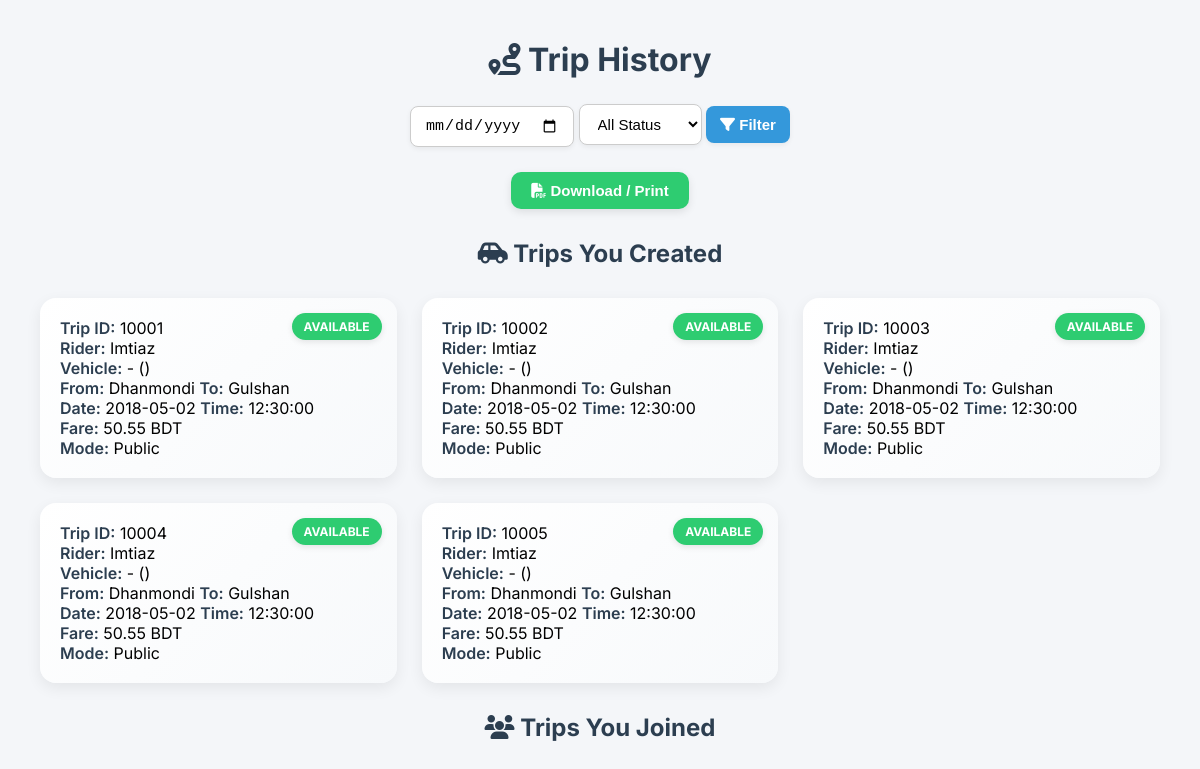
/backend/trip_history.php (signed in), run on the app's committed database.
### tables this page shows
CREATE TABLE Trips (
    Trip_ID INT PRIMARY KEY AUTO_INCREMENT,
    Student_ID VARCHAR(20),
    where_loc VARCHAR(50),
    Capacity INT,
    Time TIME,
    Date DATE,
    Fare DECIMAL(5,2),
    Meet_up_location VARCHAR(100),
    Mode_of_Commute VARCHAR(30),
    trip_status VARCHAR(30),
    to_loc VARCHAR(50),
    Used_capacity INT,
    FOREIGN KEY (Student_ID) REFERENCES User(Student_ID) ON DELETE SET NULL,
    FOREIGN KEY (where_loc) REFERENCES Locations(area_locations) ON DELETE SET NULL,
    FOREIGN KEY (to_loc) REFERENCES Locations(area_locations) ON DELETE SET NULL
)AUTO_INCREMENT=10001;

CREATE TABLE User (
    Student_ID VARCHAR(20) PRIMARY KEY,
    Name VARCHAR(100) NOT NULL,
    Gsuite_Email VARCHAR(100) UNIQUE NOT NULL,
    Scanned_ID VARCHAR(255),
    Semester VARCHAR(20),
    Department VARCHAR(50),
    Thana VARCHAR(50),
    Phone_Number VARCHAR(15),  
    Password VARCHAR(100) NOT NULL,
    Address VARCHAR(255),      
    Gender VARCHAR(10)        
);

### backend/trip_history.php (the view, shortened to what this page needs)
<?php
include 'db_connection.php';
$loggedInID = $_SESSION["User_ID"];
$dateFilter = $_GET['date'] ?? '';
$filterSQL = "";
$ownTripsQuery = "
    SELECT t.*, u.Name, pv.Vehicle_Type, pv.Model_Name, pv.Vehicle_Number
    FROM Trips t
    LEFT JOIN User u ON t.Student_ID = u.Student_ID
    LEFT JOIN Private_Vehicle pv ON pv.Owner_ID = t.Student_ID
    WHERE t.Student_ID = '$loggedInID' $filterSQL
";
$ownTripsResult = mysqli_query($conn, $ownTripsQuery);
?>
<!DOCTYPE html>
<html lang="en">
<head>
    <link rel="stylesheet" href="trip_history.css">
    <link rel="stylesheet" href="https://cdnjs.cloudflare.com/ajax/libs/font-awesome/6.5.0/css/all.min.css">
</head>
<body>
<h1><i class="fas fa-route"></i> Trip History</h1>
<div class="filters">
    <form method="get">
        <input type="date" name="date" value="<?= htmlspecialchars($dateFilter) ?>">
        <select name="status">
            <option value="">All Status</option>
        </select>
        <button type="submit"><i class="fas fa-filter"></i> Filter</button>
    </form>
</div>
<div class="button-group">
    <button onclick="window.print()" class="print-btn"><i class="fas fa-file-pdf"></i> Download / Print</button>
</div>
<h2><i class="fas fa-car-side"></i> Trips You Created</h2>
<div class="history-container">
    <?php while ($trip = mysqli_fetch_assoc($ownTripsResult)) { ?>
        <div class="history-card">
            <div class="badge <?= $trip['trip_status'] ?>"><?= $trip['trip_status'] ?></div>
            <strong>Trip ID:</strong> <?= $trip['Trip_ID'] ?><br>
            <strong>Rider:</strong> <?= $trip['Name'] ?><br>
            <strong>Vehicle:</strong> <?= $trip['Vehicle_Type'] ?> - <?= $trip['Model_Name'] ?> (<?= $trip['Vehicle_Number'] ?>)<br>
            <strong>From:</strong> <?= $trip['where_loc'] ?> <strong>To:</strong> <?= $trip['to_loc'] ?><br>
            <strong>Date:</strong> <?= $trip['Date'] ?> <strong>Time:</strong> <?= $trip['Time'] ?><br>
            <strong>Fare:</strong> <?= $trip['Fare'] ?> BDT<br>
            <strong>Mode:</strong> <?= $trip['Mode_of_Commute'] ?><br>
        </div>
    <?php } ?>
</div>
<h2><i class="fas fa-users"></i> Trips You Joined</h2>
<div class="history-container">
</div>
</body>
</html>

### backend/css/trip_history.css (style rules this page uses)
body { font-family: 'Inter', sans-serif; background-color: #f4f6f9; margin: 0; padding: 20px; }
h1, h2 { color: #2c3e50; text-align: center; margin-top: 20px; }
.filters { display: flex; justify-content: center; gap: 15px; margin: 25px 0; flex-wrap: wrap; }
.filters input, .filters select, .filters button { padding: 10px 14px; border: 1px solid #ccc; border-radius: 8px; font-size: 15px; background-color: #fff; box-shadow: 0 2px 5px rgba(0,0,0,0.06); transition: all 0.2s ease; }
.filters button { background-color: #3498db; color: white; border: none; cursor: pointer; font-weight: 600; }
.button-group { text-align: center; margin-bottom: 30px; }
.print-btn { background-color: #2ecc71; color: white; padding: 10px 20px; border: none; border-radius: 10px; cursor: pointer; font-weight: 600; font-size: 15px; box-shadow: 0 3px 8px rgba(0,0,0,0.1); transition: background 0.3s ease; }
.history-container { display: grid; grid-template-columns: repeat(auto-fit, minmax(330px, 1fr)); gap: 25px; padding: 10px 20px; }
.history-card { background: linear-gradient(135deg, #ffffff, #f7f9fb); border-radius: 16px; padding: 20px; box-shadow: 0 5px 15px rgba(0,0,0,0.07); transition: transform 0.2s ease, box-shadow 0.2s ease; position: relative; }
.history-card strong { color: #2c3e50; font-weight: 600; }
.badge { position: absolute; top: 15px; right: 15px; padding: 6px 12px; border-radius: 20px; font-size: 12px; font-weight: bold; color: white; text-transform: uppercase; box-shadow: 0 2px 6px rgba(0,0,0,0.1); }
.badge.Available { background-color: #2ecc71; }

### data on the page
trips: trip_status "AVAILABLE", Trip_ID "10001", Student_ID.Name "Imtiaz", where_loc "Dhanmondi", to_loc "Gulshan", Date "2018-05-02", Time "12:30:00", Fare "50.55", Mode_of_Commute "Public"
trips: trip_status "AVAILABLE", Trip_ID "10002", Student_ID.Name "Imtiaz", where_loc "Dhanmondi", to_loc "Gulshan", Date "2018-05-02", Time "12:30:00", Fare "50.55", Mode_of_Commute "Public"
trips: trip_status "AVAILABLE", Trip_ID "10003", Student_ID.Name "Imtiaz", where_loc "Dhanmondi", to_loc "Gulshan", Date "2018-05-02", Time "12:30:00", Fare "50.55", Mode_of_Commute "Public"
trips: trip_status "AVAILABLE", Trip_ID "10004", Student_ID.Name "Imtiaz", where_loc "Dhanmondi", to_loc "Gulshan", Date "2018-05-02", Time "12:30:00", Fare "50.55", Mode_of_Commute "Public"
trips: trip_status "AVAILABLE", Trip_ID "10005", Student_ID.Name "Imtiaz", where_loc "Dhanmondi", to_loc "Gulshan", Date "2018-05-02", Time "12:30:00", Fare "50.55", Mode_of_Commute "Public"
